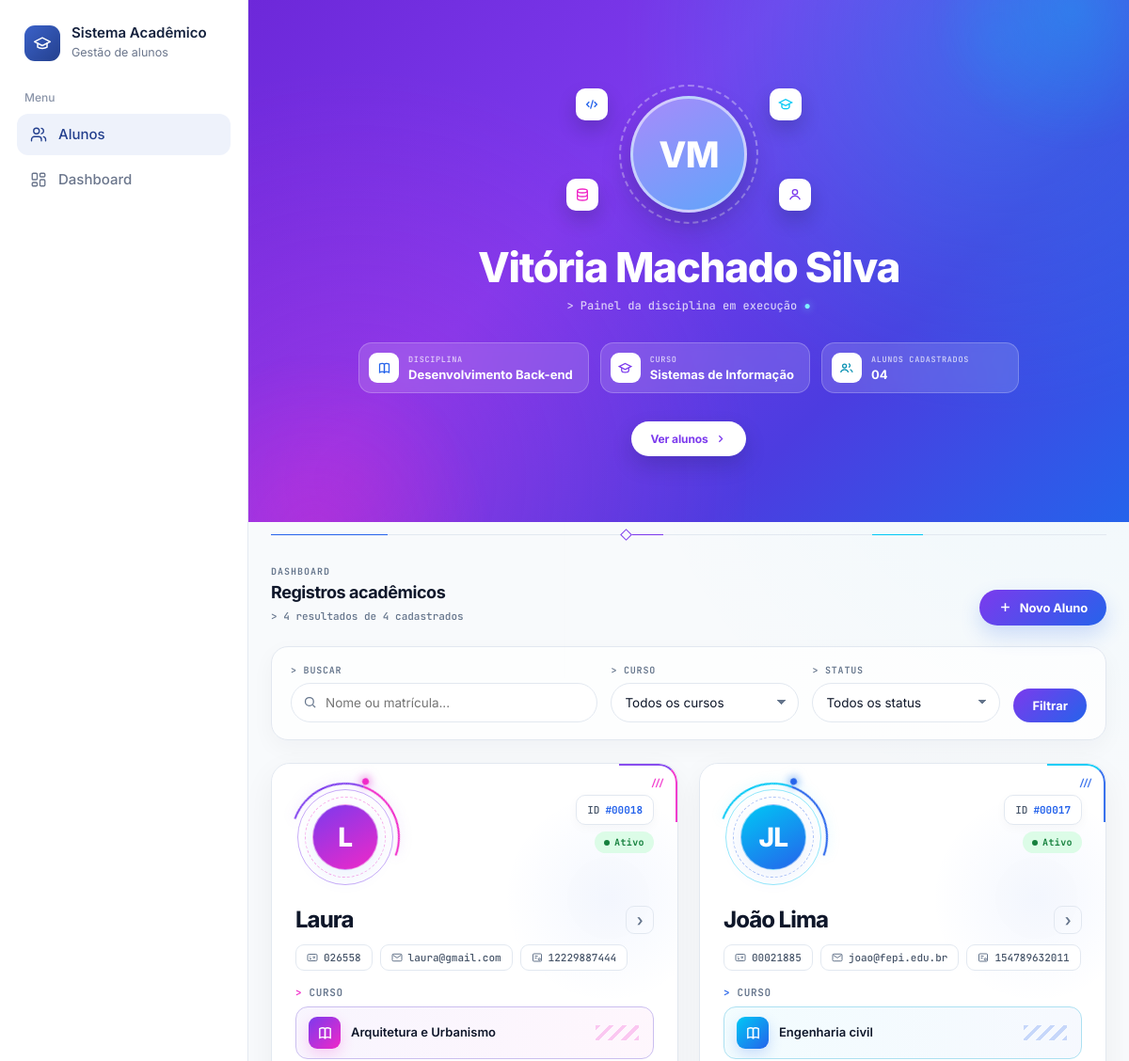
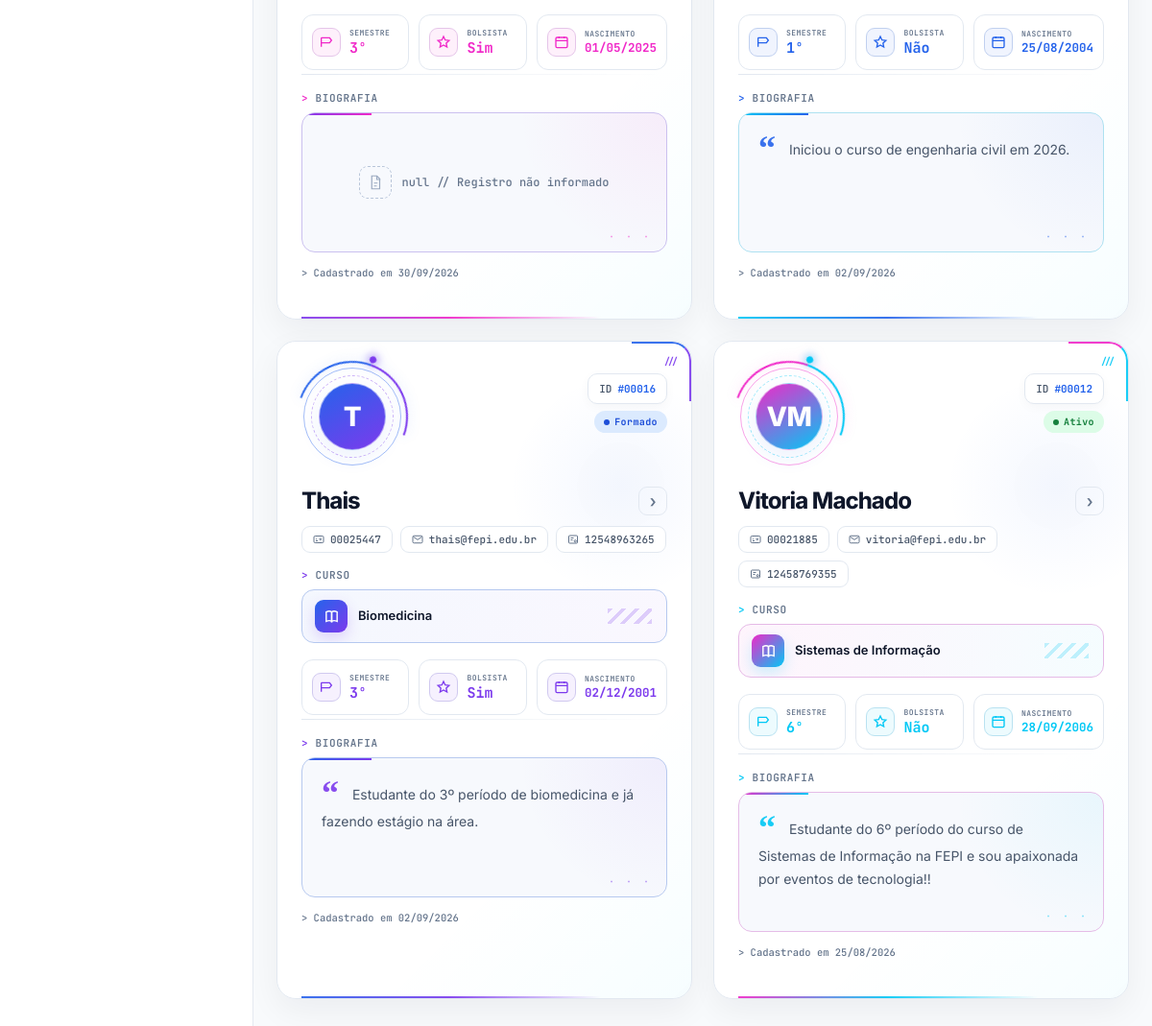
/aluno/, run on the app's committed database (2 pictures, top to bottom).
### aluno/models.py (models this page shows, shortened)
class Aluno(models.Model):
    STATUS_ATIVO = "ativo"
    STATUS_TRANCADO = "trancado"
    STATUS_FORMADO = "formado"
    STATUS_CHOICES = [
        (STATUS_ATIVO, "Ativo"),
        (STATUS_TRANCADO, "Trancado"),
        (STATUS_FORMADO, "Formado"),
    ]
    nome = models.CharField("Nome", max_length=150)
    matricula = models.CharField("Matrícula", max_length=20, blank=True, default="")
    email = models.EmailField("E-mail", blank=True, default="")
    cpf = models.CharField("CPF", max_length=14, blank=True, default="")
    curso = models.CharField("Curso", max_length=150)
    semestre = models.IntegerField("Semestre", default=1)
    status = models.CharField(
        "Status", max_length=10, choices=STATUS_CHOICES, default=STATUS_ATIVO
    )
    bolsista = models.BooleanField("Bolsista", default=False)
    data_nascimento = models.DateField("Data de nascimento", null=True, blank=True)
    bio = models.TextField("Bio", blank=True)
    criado_em = models.DateTimeField("Cadastrado em", default=timezone.now)
    class Meta:
        verbose_name = "Aluno"
        verbose_name_plural = "Alunos"
        ordering = ["-criado_em"]

### aluno/views.py (the view)
# urls.py: path('', views.aluno, name='listar_alunos'),
def aluno(request):
    busca = request.GET.get("q", "").strip()
    curso_filtro = request.GET.get("curso", "").strip()
    status_filtro = request.GET.get("status", "").strip()
    alunos_qs = Aluno.objects.all()
    if busca:
        alunos_qs = alunos_qs.filter(
            Q(nome__icontains=busca) | Q(matricula__icontains=busca)
        )
    if curso_filtro:
        alunos_qs = alunos_qs.filter(curso=curso_filtro)
    if status_filtro:
        alunos_qs = alunos_qs.filter(status=status_filtro)
    alunos = list(alunos_qs)
    for a in alunos:
        partes = a.nome.split()
        if len(partes) >= 2:
            a.iniciais = (partes[0][0] + partes[-1][0]).upper()
        elif partes:
            a.iniciais = partes[0][0].upper()
        else:
            a.iniciais = "?"
    cursos_disponiveis = (
        Aluno.objects.exclude(curso="")
        .order_by("curso")
        .values_list("curso", flat=True)
        .distinct()
    )
    contexto = {
        "alunos": alunos,
        "total_geral": Aluno.objects.count(),
        "cursos_disponiveis": cursos_disponiveis,
        "status_choices": Aluno.STATUS_CHOICES,
        "filtro_q": busca,
        "filtro_curso": curso_filtro,
        "filtro_status": status_filtro,
        "filtros_ativos": bool(busca or curso_filtro or status_filtro),
    }
    return render(request, "aluno.html", contexto)

### aluno/templates/aluno.html (shortened to what this page needs)
{% load static %}
<!DOCTYPE html>
<html lang="pt-br">
<head>
    <link href="https://cdn.jsdelivr.net/npm/bootstrap@5.3.3/dist/css/bootstrap.min.css" rel="stylesheet">
</head>
<body class="com-sb">
{% include "_sidebar.html" with sb_ativo="alunos" %}
    <header class="cover-hero">
        <span class="cover-blob cover-blob-a" aria-hidden="true"></span>
        <span class="cover-blob cover-blob-b" aria-hidden="true"></span>
        <div class="cover-inner">
            <div class="cover-avatar-wrap">
                <span class="cover-avatar-ring" aria-hidden="true"></span>
                <div class="cover-avatar" aria-hidden="true">VM</div>
                <span class="cover-floaty floaty-1" aria-hidden="true">
                    <svg viewBox="0 0 24 24" fill="none" stroke="currentColor" stroke-width="2">
                        <path d="M8 8 4 12l4 4M16 8l4 4-4 4M14 5l-4 14"/>
                    </svg>
                </span>
                <span class="cover-floaty floaty-2" aria-hidden="true">
                    <svg viewBox="0 0 24 24" fill="none" stroke="currentColor" stroke-width="2">
                        <ellipse cx="12" cy="6" rx="8" ry="3"/>
                        <path d="M4 6v6c0 1.66 3.58 3 8 3s8-1.34 8-3V6"/>
                        <path d="M4 12v6c0 1.66 3.58 3 8 3s8-1.34 8-3v-6"/>
                    </svg>
                </span>
                <span class="cover-floaty floaty-3" aria-hidden="true">
                    <svg viewBox="0 0 24 24" fill="none" stroke="currentColor" stroke-width="2">
                        <path d="M2 9 12 4l10 5-10 5-10-5Z"/>
                        <path d="M6 11v5c0 1.5 3 3 6 3s6-1.5 6-3v-5"/>
                    </svg>
                </span>
                <span class="cover-floaty floaty-4" aria-hidden="true">
                    <svg viewBox="0 0 24 24" fill="none" stroke="currentColor" stroke-width="2">
                        <circle cx="12" cy="8" r="4"/>
                        <path d="M4 20c1.5-4 5-6 8-6s6.5 2 8 6"/>
                    </svg>
                </span>
            </div>
            <h1 class="cover-title">Vitória Machado Silva</h1>
            <p class="cover-sub">&gt; Painel da disciplina em execução <span class="cursor">●</span></p>
            <div class="cover-chip-row">
                <div class="cover-chip chip-subject">
                    <span class="cover-chip-icon" aria-hidden="true">
                        <svg viewBox="0 0 24 24" fill="none" stroke="currentColor" stroke-width="2">
                            <path d="M4 5c3-1.5 6-1.5 8 0v14c-2-1.5-5-1.5-8 0V5Z"/>
                            <path d="M20 5c-3-1.5-6-1.5-8 0v14c2-1.5 5-1.5 8 0V5Z"/>
                        </svg>
                    </span>
                    <div class="cover-chip-copy">
                        <span class="cover-chip-label">Disciplina</span>
                        <span class="cover-chip-value">Desenvolvimento Back-end</span>
                    </div>
                </div>
                <div class="cover-chip chip-course">
                    <span class="cover-chip-icon" aria-hidden="true">
                        <svg viewBox="0 0 24 24" fill="none" stroke="currentColor" stroke-width="2">
                            <path d="M2 9 12 4l10 5-10 5-10-5Z"/>
                            <path d="M6 11v5c0 1.5 3 3 6 3s6-1.5 6-3v-5"/>
                        </svg>
                    </span>
                    <div class="cover-chip-copy">
                        <span class="cover-chip-label">Curso</span>
                        <span class="cover-chip-value">Sistemas de Informação</span>
                    </div>
                </div>
                <div class="cover-chip chip-total">
                    <span class="cover-chip-icon" aria-hidden="true">
                        <svg viewBox="0 0 24 24" fill="none" stroke="currentColor" stroke-width="2">
                            <circle cx="9" cy="8" r="3.2"/>
                            <path d="M2.5 19c1-3.3 3.6-5 6.5-5s5.5 1.7 6.5 5"/>
                            <path d="M16 4.2a3.2 3.2 0 0 1 0 6.2"/>
                            <path d="M18.5 14.3c2 .5 3.4 1.9 4 4.7"/>
                        </svg>
                    </span>
                    <div class="cover-chip-copy">
                        <span class="cover-chip-label">Alunos cadastrados</span>
                        <span class="cover-chip-value" id="totalAlunosCover">{{ total_geral|stringformat:"02d" }}</span>
                    </div>
                </div>
            </div>
            <a href="#studentsGrid" class="cover-cta">
                Ver alunos
                <svg viewBox="0 0 24 24" fill="none" stroke="currentColor" stroke-width="2.4">
                    <path d="m8 6 6 6-6 6"/>
                </svg>
            </a>
        </div>
    </header>
    <div class="shell">
        <div class="tech-line" aria-hidden="true"></div>
        <section class="page-intro">
            <div>
                <div class="page-kicker">DASHBOARD</div>
                <h2 class="page-title">Registros acadêmicos</h2>
                <span class="results-count">&gt; {{ alunos|length }} resultado{{ alunos|length|pluralize }} de {{ total_geral }} cadastrado{{ total_geral|pluralize }}</span>
            </div>
            <button type="button" class="new-student-btn" id="newStudentBtn">
                <svg viewBox="0 0 24 24" fill="none" stroke="currentColor" stroke-width="2.4">
                    <path d="M12 5v14M5 12h14"/>
                </svg>
                Novo Aluno
            </button>
        </section>
        <form class="filters-bar" method="get" action="{% url 'listar_alunos' %}">
            <div class="filter-field filter-search">
                <label for="filtroBusca">&gt; BUSCAR</label>
                <div class="filter-input-wrap">
                    <input type="text" id="filtroBusca" name="q" placeholder="Nome ou matrícula..." value="{{ filtro_q }}">
                </div>
            </div>
            <div class="filter-field filter-select">
                <label for="filtroCurso">&gt; CURSO</label>
                <select id="filtroCurso" name="curso">
                    <option value="">Todos os cursos</option>
                </select>
            </div>
            <div class="filter-field filter-select">
                <label for="filtroStatus">&gt; STATUS</label>
                <select id="filtroStatus" name="status">
                    <option value="">Todos os status</option>
                </select>
            </div>
            <div class="filters-actions">
                <button type="submit" class="filter-submit">Filtrar</button>
            </div>
        </form>
        <main class="students-grid" id="studentsGrid">
            {% for aluno in alunos %}
            <article class="student-card {% cycle 'card-accent-1' 'card-accent-2' 'card-accent-3' 'card-accent-4' %}"
                      data-pk="{{ aluno.pk }}"
                      data-nome="{{ aluno.nome }}"
                      data-matricula="{{ aluno.matricula }}"
                      data-email="{{ aluno.email }}"
                      data-cpf="{{ aluno.cpf }}"
                      data-curso="{{ aluno.curso }}"
                      data-semestre="{{ aluno.semestre }}"
                      data-nascimento="{{ aluno.data_nascimento|date:'Y-m-d' }}"
                      data-status="{{ aluno.status }}"
                      data-bolsista="{% if aluno.bolsista %}true{% else %}false{% endif %}"
                      data-bio="{{ aluno.bio }}"
                      data-edit-url="{% url 'editar_aluno' aluno.pk %}"
                      data-delete-url="{% url 'excluir_aluno' aluno.pk %}"
                      data-dashboard-url="{% url 'dashboard_aluno_pk' aluno.pk %}">
                <span class="card-corner"></span>
                <div class="card-top">
                    <div class="avatar-hud">
                        <span class="avatar-ring"></span>
                        <div class="avatar avatar-initial">{{ aluno.iniciais }}</div>
                    </div>
                    <div class="card-top-right">
                        <span class="id-badge">ID <b>#{{ aluno.pk|stringformat:"05d" }}</b></span>
                        <div class="badge-row">
                            <span class="status-badge status-{{ aluno.status }}">{{ aluno.get_status_display }}</span>
                        </div>
                    </div>
                </div>
                <div class="student-name-row">
                    <h2 class="student-name">{{ aluno.nome }}</h2>
                    <span class="student-arrow">›</span>
                </div>
                <div class="meta-row">
                    <span class="meta-chip">
                        <svg viewBox="0 0 24 24" fill="none" stroke="currentColor" stroke-width="2">
                            <rect x="2" y="5" width="20" height="14" rx="2.5"/>
                            <path d="M6 15h4M6 11.5h2"/>
                            <circle cx="15.5" cy="11.5" r="1.7"/>
                        </svg>
                        {{ aluno.matricula|default:"Matrícula não informada" }}
                    </span>
                    <span class="meta-chip">
                        <svg viewBox="0 0 24 24" fill="none" stroke="currentColor" stroke-width="2">
                            <rect x="2" y="4.5" width="20" height="15" rx="2.5"/>
                            <path d="m3 6.5 9 6.2 9-6.2"/>
                        </svg>
                        {{ aluno.email|default:"E-mail não informado" }}
                    </span>
                    <span class="meta-chip">
                        <svg viewBox="0 0 24 24" fill="none" stroke="currentColor" stroke-width="2">
                            <rect x="3" y="4" width="18" height="16" rx="2"/>
                            <path d="M7 9h6M7 13h4"/>
                            <circle cx="16.5" cy="15.5" r="2.2"/>
                        </svg>
                        {{ aluno.cpf|default:"CPF não informado" }}
                    </span>
                </div>
                <div class="data-group">
                    <span class="data-label">&gt; CURSO</span>
                    <div class="course-tag">
                        <span class="course-icon">
                            <svg viewBox="0 0 24 24" fill="none" stroke="currentColor" stroke-width="2">
                                <path d="M4 5c3-1.5 6-1.5 8 0v14c-2-1.5-5-1.5-8 0V5Z"/>
                                <path d="M20 5c-3-1.5-6-1.5-8 0v14c2-1.5 5-1.5 8 0V5Z"/>
                            </svg>
                        </span>
                        {{ aluno.curso }}
                    </div>
                </div>
                <div class="card-stats">
                    <div class="stat-chip">
                        <span class="stat-icon">
                            <svg viewBox="0 0 24 24" fill="none" stroke="currentColor" stroke-width="2">
                                <path d="M4 19V5M4 5h13l3 4-3 4H4"/>
                            </svg>
                        </span>
                        <div class="stat-copy">
                            <span class="stat-label">Semestre</span>
                            <span class="stat-value">{{ aluno.semestre }}º</span>
                        </div>
                    </div>
                    <div class="stat-chip">
                        <span class="stat-icon">
                            <svg viewBox="0 0 24 24" fill="none" stroke="currentColor" stroke-width="2">
                                <path d="m12 3 2.6 5.6 6.1.7-4.5 4.2 1.2 6-5.4-3-5.4 3 1.2-6-4.5-4.2 6.1-.7L12 3Z"/>
                            </svg>
                        </span>
                        <div class="stat-copy">
                            <span class="stat-label">Bolsista</span>
                            <span class="stat-value">{% if aluno.bolsista %}Sim{% else %}Não{% endif %}</span>
                        </div>
                    </div>
                    <div class="stat-chip">
                        <span class="stat-icon">
                            <svg viewBox="0 0 24 24" fill="none" stroke="currentColor" stroke-width="2">
                                <rect x="3" y="4.5" width="18" height="16" rx="2"/>
                                <path d="M8 3v3M16 3v3M3 9.5h18"/>
                            </svg>
                        </span>
                        <div class="stat-copy">
                            <span class="stat-label">Nascimento</span>
                            <span class="stat-value" style="font-size:12.5px;">{{ aluno.data_nascimento|date:"d/m/Y"|default:"—" }}</span>
                        </div>
                    </div>
                </div>
                <div class="divider"></div>
                <div class="data-group mb-0">
                    <span class="data-label">&gt; BIOGRAFIA</span>
                    <div class="bio-container">
                        {% if aluno.bio %}
                        <p class="bio-text">
                            <span class="quote-mark">“</span>
                            {{ aluno.bio }}
                        </p>
                        {% else %}
                        <div class="bio-empty">
                            <span class="empty-icon">
                                <svg viewBox="0 0 24 24" width="18" fill="none" stroke="currentColor" stroke-width="1.6">
                                    <path d="M7 3h7l4 4v14H7z"/>
                                    <path d="M14 3v5h5"/>
                                    <path d="M10 13h5M10 17h4"/>
                                </svg>
                            </span>
                            null // Registro não informado
                        </div>
                        {% endif %}
                    </div>
                </div>
                <p class="cadastro-line">&gt; Cadastrado em {{ aluno.criado_em|date:"d/m/Y" }}</p>
            </article>
            {% endfor %}
        </main>
    </div>
</body>
</html>

### data on the page
Aluno: iniciais "L", pk "00018", status "Ativo", nome "Laura", matricula "026558", email "laura@gmail.com", cpf "12229887444", curso "Arquitetura e Urbanismo", semestre "3", bolsista "Sim", data_nascimento "01/05/2025", bio "null // Registro não informado", criado_em "30/09/2026"
Aluno: iniciais "JL", pk "00017", status "Ativo", nome "João Lima", matricula "00021885", email "joao@fepi.edu.br", cpf "154789632011", curso "Engenharia civil", semestre "1", bolsista "Não", data_nascimento "25/08/2004", bio "Iniciou o curso de engenharia civil em 2026.", criado_em "02/09/2026"
Aluno: iniciais "T", pk "00016", status "Formado", nome "Thais", matricula "00025447", email "thais@fepi.edu.br", cpf "12548963265", curso "Biomedicina", semestre "3", bolsista "Sim", data_nascimento "02/12/2001", bio "Estudante do 3º período de biomedicina e já fazendo estágio na área.", criado_em "02/09/2026"
Aluno: iniciais "VM", pk "00012", status "Ativo", nome "Vitoria Machado", matricula "00021885", email "vitoria@fepi.edu.br", cpf "12458769355", curso "Sistemas de Informação", semestre "6", bolsista "Não", data_nascimento "28/09/2006", bio "Estudante do 6º período do curso de Sistemas de Informação na FEPI e sou apaixonada por eventos de tecnologia!!", criado_em "25/08/2026"

### other printed values
{{ total_geral|stringformat:"02d" }} "04"
{{ alunos|length }} "4"
{{ total_geral }} "4"
